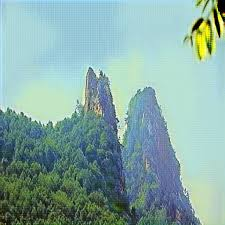
#> input picture images/hills.jpeg, 225 x 225 px, found by its file name
$ jupyter execute assignment_5.ipynb
#> lines starting #> are read from the running program, lines starting #| are printed output that depends on the picture
Q5. Write a program to find the largest correlation spot in the given image (hills.jpg) using
linear filtering- based template matching technique. Draw rectangular bounding box at the
detected template (template.png) matched locations. (Use hills.jpeg, template.png images)

[cell 1]
# Importing all the necessary libraries
import cv2
import numpy as np
import matplotlib.pyplot as plt

[cell 2]
img_1 = cv2.imread("hills.jpeg") # Reading hill.jpeg
#> img_1 is the input picture: shape (225, 225, 3); mean B, G, R 165.3, 170, 135.4
img_2 = cv2.imread('template.png') # Reading template.png
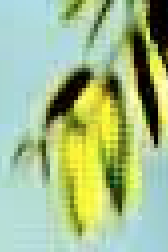
#> input picture images/template.png, 84 x 126 px, found by its file name (shown 2 times larger)
#> img_2 is the input picture: shape (126, 84, 3); mean B, G, R 140.4, 189.4, 164.4
img_1 = cv2.cvtColor(img_1, cv2.COLOR_BGR2RGB) # converting bgr to rgb for plotting purpose
img_2 = cv2.cvtColor(img_2, cv2.COLOR_BGR2RGB)
print(img_1.shape),print(img_2.shape)
#| (225, 225, 3)
#| (126, 84, 3)

# plotting hills.jpeg and template
plt.figure(figsize=(7,3))
plt.subplot(1,2,1)
plt.title("Hills")
plt.imshow(img_1)
plt.xticks([])
plt.yticks([])

plt.subplot(1,2,2)
plt.title("Template")
plt.imshow(img_2)
plt.xticks([])
plt.yticks([])

plt.show()
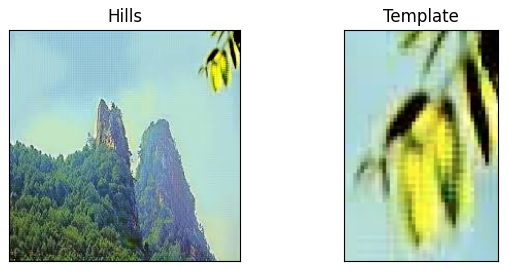
#> figure drawn by matplotlib, 2 panels

https://docs.opencv.org/3.4/df/dfb/group__imgproc__object.html

**TM_SQDIFF- Template Matching Squared difference**
<math xmlns="http://www.w3.org/1998/Math/MathML" display="block">
  <mi>R</mi>
  <mo stretchy="false">(</mo>
  <mi>x</mi>
  <mo>,</mo>
  <mi>y</mi>
  <mo stretchy="false">)</mo>
  <mo>=</mo>
  <munder>
    <mo>&#x2211;<!-- ∑ --></mo>
    <mrow class="MJX-TeXAtom-ORD">
      <msup>
        <mi>x</mi>
        <mo>&#x2032;</mo>
      </msup>
      <mo>,</mo>
      <msup>
        <mi>y</mi>
        <mo>&#x2032;</mo>
      </msup>
    </mrow>
  </munder>
  <mo stretchy="false">(</mo>
  <mi>T</mi>
  <mo stretchy="false">(</mo>
  <msup>
    <mi>x</mi>
    <mo>&#x2032;</mo>
  </msup>
  <mo>,</mo>
  <msup>
    <mi>y</mi>
    <mo>&#x2032;</mo>
  </msup>
  <mo stretchy="false">)</mo>
  <mo>&#x2212;<!-- − --></mo>
  <mi>I</mi>
  <mo stretchy="false">(</mo>
  <mi>x</mi>
  <mo>+</mo>
  <msup>
    <mi>x</mi>
    <mo>&#x2032;</mo>
  </msup>
  <mo>,</mo>
  <mi>y</mi>
  <mo>+</mo>
  <msup>
    <mi>y</mi>
    <mo>&#x2032;</mo>
  </msup>
  <mo stretchy="false">)</mo>
  <msup>
    <mo stretchy="false">)</mo>
    <mn>2</mn>
  </msup>
</math>

**TM_SQDIFF_NORMED- Template Matching Squared difference normed**

<math xmlns="http://www.w3.org/1998/Math/MathML" display="block">
  <mi>R</mi>
  <mo stretchy="false">(</mo>
  <mi>x</mi>
  <mo>,</mo>
  <mi>y</mi>
  <mo stretchy="false">)</mo>
  <mo>=</mo>
  <mfrac>
    <mrow>
      <munder>
        <mo>&#x2211;<!-- ∑ --></mo>
        <mrow class="MJX-TeXAtom-ORD">
          <msup>
            <mi>x</mi>
            <mo>&#x2032;</mo>
          </msup>
          <mo>,</mo>
          <msup>
            <mi>y</mi>
            <mo>&#x2032;</mo>
          </msup>
        </mrow>
      </munder>
      <mo stretchy="false">(</mo>
      <mi>T</mi>
      <mo stretchy="false">(</mo>
      <msup>
        <mi>x</mi>
        <mo>&#x2032;</mo>
      </msup>
      <mo>,</mo>
      <msup>
        <mi>y</mi>
        <mo>&#x2032;</mo>
      </msup>
      <mo stretchy="false">)</mo>
      <mo>&#x2212;<!-- − --></mo>
      <mi>I</mi>
      <mo stretchy="false">(</mo>
      <mi>x</mi>
      <mo>+</mo>
      <msup>
        <mi>x</mi>
        <mo>&#x2032;</mo>
      </msup>
      <mo>,</mo>
      <mi>y</mi>
      <mo>+</mo>
      <msup>
        <mi>y</mi>
        <mo>&#x2032;</mo>
      </msup>
      <mo stretchy="false">)</mo>
      <msup>
        <mo stretchy="false">)</mo>
        <mn>2</mn>
      </msup>
    </mrow>
    <msqrt>
      <munder>
        <mo>&#x2211;<!-- ∑ --></mo>
        <mrow class="MJX-TeXAtom-ORD">
          <msup>
            <mi>x</mi>
            <mo>&#x2032;</mo>
          </msup>
          <mo>,</mo>
          <msup>
            <mi>y</mi>
            <mo>&#x2032;</mo>
          </msup>
        </mrow>
      </munder>
      <mi>T</mi>
      <mo stretchy="false">(</mo>
      <msup>
        <mi>x</mi>
        <mo>&#x2032;</mo>
      </msup>
      <mo>,</mo>
      <msup>
        <mi>y</mi>
        <mo>&#x2032;</mo>
      </msup>
      <msup>
        <mo stretchy="false">)</mo>
        <mn>2</mn>
      </msup>
      <mo>&#x22C5;<!-- ⋅ --></mo>
      <munder>
        <mo>&#x2211;<!-- ∑ --></mo>
        <mrow class="MJX-TeXAtom-ORD">
          <msup>
            <mi>x</mi>
            <mo>&#x2032;</mo>
          </msup>
          <mo>,</mo>
          <msup>
            <mi>y</mi>
            <mo>&#x2032;</mo>
          </msup>
        </mrow>
      </munder>
      <mi>I</mi>
      <mo stretchy="false">(</mo>
      <mi>x</mi>
      <mo>+</mo>
      <msup>
        <mi>x</mi>
        <mo>&#x2032;</mo>
      </msup>
      <mo>,</mo>
      <mi>y</mi>
      <mo>+</mo>
      <msup>
        <mi>y</mi>
        <mo>&#x2032;</mo>
      </msup>
      <msup>
        <mo stretchy="false">)</mo>
        <mn>2</mn>
      </msup>
    </msqrt>
  </mfrac>
</math>

**TM_CCORR - Template Matching Cross Correlation**
<math xmlns="http://www.w3.org/1998/Math/MathML" display="block">
  <mi>R</mi>
  <mo stretchy="false">(</mo>
  <mi>x</mi>
  <mo>,</mo>
  <mi>y</mi>
  <mo stretchy="false">)</mo>
  <mo>=</mo>
  <munder>
    <mo>&#x2211;<!-- ∑ --></mo>
    <mrow class="MJX-TeXAtom-ORD">
      <msup>
        <mi>x</mi>
        <mo>&#x2032;</mo>
      </msup>
      <mo>,</mo>
      <msup>
        <mi>y</mi>
        <mo>&#x2032;</mo>
      </msup>
    </mrow>
  </munder>
  <mo stretchy="false">(</mo>
  <mi>T</mi>
  <mo stretchy="false">(</mo>
  <msup>
    <mi>x</mi>
    <mo>&#x2032;</mo>
  </msup>
  <mo>,</mo>
  <msup>
    <mi>y</mi>
    <mo>&#x2032;</mo>
  </msup>
  <mo stretchy="false">)</mo>
  <mo>&#x22C5;<!-- ⋅ --></mo>
  <mi>I</mi>
  <mo stretchy="false">(</mo>
  <mi>x</mi>
  <mo>+</mo>
  <msup>
    <mi>x</mi>
    <mo>&#x2032;</mo>
  </msup>
  <mo>,</mo>
  <mi>y</mi>
  <mo>+</mo>
  <msup>
    <mi>y</mi>
    <mo>&#x2032;</mo>
  </msup>
  <mo stretchy="false">)</mo>
  <mo stretchy="false">)</mo>
</math>

**TM_CCORR_NORMED - Template Matching Cross Correlation Nomalized**
<math xmlns="http://www.w3.org/1998/Math/MathML" display="block">
  <mi>R</mi>
  <mo stretchy="false">(</mo>
  <mi>x</mi>
  <mo>,</mo>
  <mi>y</mi>
  <mo stretchy="false">)</mo>
  <mo>=</mo>
  <mfrac>
    <mrow>
      <munder>
        <mo>&#x2211;<!-- ∑ --></mo>
        <mrow class="MJX-TeXAtom-ORD">
          <msup>
            <mi>x</mi>
            <mo>&#x2032;</mo>
          </msup>
          <mo>,</mo>
          <msup>
            <mi>y</mi>
            <mo>&#x2032;</mo>
          </msup>
        </mrow>
      </munder>
      <mo stretchy="false">(</mo>
      <mi>T</mi>
      <mo stretchy="false">(</mo>
      <msup>
        <mi>x</mi>
        <mo>&#x2032;</mo>
      </msup>
      <mo>,</mo>
      <msup>
        <mi>y</mi>
        <mo>&#x2032;</mo>
      </msup>
      <mo stretchy="false">)</mo>
      <mo>&#x22C5;<!-- ⋅ --></mo>
      <mi>I</mi>
      <mo stretchy="false">(</mo>
      <mi>x</mi>
      <mo>+</mo>
      <msup>
        <mi>x</mi>
        <mo>&#x2032;</mo>
      </msup>
      <mo>,</mo>
      <mi>y</mi>
      <mo>+</mo>
      <msup>
        <mi>y</mi>
        <mo>&#x2032;</mo>
      </msup>
      <mo stretchy="false">)</mo>
      <mo stretchy="false">)</mo>
    </mrow>
    <msqrt>
      <munder>
        <mo>&#x2211;<!-- ∑ --></mo>
        <mrow class="MJX-TeXAtom-ORD">
          <msup>
            <mi>x</mi>
            <mo>&#x2032;</mo>
          </msup>
          <mo>,</mo>
          <msup>
            <mi>y</mi>
            <mo>&#x2032;</mo>
          </msup>
        </mrow>
      </munder>
      <mi>T</mi>
      <mo stretchy="false">(</mo>
      <msup>
        <mi>x</mi>
        <mo>&#x2032;</mo>
      </msup>
      <mo>,</mo>
      <msup>
        <mi>y</mi>
        <mo>&#x2032;</mo>
      </msup>
      <msup>
        <mo stretchy="false">)</mo>
        <mn>2</mn>
      </msup>
      <mo>&#x22C5;<!-- ⋅ --></mo>
      <munder>
        <mo>&#x2211;<!-- ∑ --></mo>
        <mrow class="MJX-TeXAtom-ORD">
          <msup>
            <mi>x</mi>
            <mo>&#x2032;</mo>
          </msup>
          <mo>,</mo>
          <msup>
            <mi>y</mi>
            <mo>&#x2032;</mo>
          </msup>
        </mrow>
      </munder>
      <mi>I</mi>
      <mo stretchy="false">(</mo>
      <mi>x</mi>
      <mo>+</mo>
      <msup>
        <mi>x</mi>
        <mo>&#x2032;</mo>
      </msup>
      <mo>,</mo>
      <mi>y</mi>
      <mo>+</mo>
      <msup>
        <mi>y</mi>
        <mo>&#x2032;</mo>
      </msup>
      <msup>
        <mo stretchy="false">)</mo>
        <mn>2</mn>
      </msup>
    </msqrt>
  </mfrac>
</math>

**TM_CCOEFF - Template Matching Correlation Coefficent**
<math xmlns="http://www.w3.org/1998/Math/MathML" display="block">
  <mi>R</mi>
  <mo stretchy="false">(</mo>
  <mi>x</mi>
  <mo>,</mo>
  <mi>y</mi>
  <mo stretchy="false">)</mo>
  <mo>=</mo>
  <munder>
    <mo>&#x2211;<!-- ∑ --></mo>
    <mrow class="MJX-TeXAtom-ORD">
      <msup>
        <mi>x</mi>
        <mo>&#x2032;</mo>
      </msup>
      <mo>,</mo>
      <msup>
        <mi>y</mi>
        <mo>&#x2032;</mo>
      </msup>
    </mrow>
  </munder>
  <mo stretchy="false">(</mo>
  <msup>
    <mi>T</mi>
    <mo>&#x2032;</mo>
  </msup>
  <mo stretchy="false">(</mo>
  <msup>
    <mi>x</mi>
    <mo>&#x2032;</mo>
  </msup>
  <mo>,</mo>
  <msup>
    <mi>y</mi>
    <mo>&#x2032;</mo>
  </msup>
  <mo stretchy="false">)</mo>
  <mo>&#x22C5;<!-- ⋅ --></mo>
  <msup>
    <mi>I</mi>
    <mo>&#x2032;</mo>
  </msup>
  <mo stretchy="false">(</mo>
  <mi>x</mi>
  <mo>+</mo>
  <msup>
    <mi>x</mi>
    <mo>&#x2032;</mo>
  </msup>
  <mo>,</mo>
  <mi>y</mi>
  <mo>+</mo>
  <msup>
    <mi>y</mi>
    <mo>&#x2032;</mo>
  </msup>
  <mo stretchy="false">)</mo>
  <mo stretchy="false">)</mo>
</math>
<p>where,</p>
<math xmlns="http://www.w3.org/1998/Math/MathML" display="block">
  <mtable columnalign="left" rowspacing="4pt" columnspacing="1em">
    <mtr>
      <mtd>
        <msup>
          <mi>T</mi>
          <mo>&#x2032;</mo>
        </msup>
        <mo stretchy="false">(</mo>
        <msup>
          <mi>x</mi>
          <mo>&#x2032;</mo>
        </msup>
        <mo>,</mo>
        <msup>
          <mi>y</mi>
          <mo>&#x2032;</mo>
        </msup>
        <mo stretchy="false">)</mo>
        <mo>=</mo>
        <mi>T</mi>
        <mo stretchy="false">(</mo>
        <msup>
          <mi>x</mi>
          <mo>&#x2032;</mo>
        </msup>
        <mo>,</mo>
        <msup>
          <mi>y</mi>
          <mo>&#x2032;</mo>
        </msup>
        <mo stretchy="false">)</mo>
        <mo>&#x2212;<!-- − --></mo>
        <mn>1</mn>
        <mrow class="MJX-TeXAtom-ORD">
          <mo>/</mo>
        </mrow>
        <mo stretchy="false">(</mo>
        <mi>w</mi>
        <mo>&#x22C5;<!-- ⋅ --></mo>
        <mi>h</mi>
        <mo stretchy="false">)</mo>
        <mo>&#x22C5;<!-- ⋅ --></mo>
        <munder>
          <mo>&#x2211;<!-- ∑ --></mo>
          <mrow class="MJX-TeXAtom-ORD">
            <msup>
              <mi>x</mi>
              <mo>&#x2033;</mo>
            </msup>
            <mo>,</mo>
            <msup>
              <mi>y</mi>
              <mo>&#x2033;</mo>
            </msup>
          </mrow>
        </munder>
        <mi>T</mi>
        <mo stretchy="false">(</mo>
        <msup>
          <mi>x</mi>
          <mo>&#x2033;</mo>
        </msup>
        <mo>,</mo>
        <msup>
          <mi>y</mi>
          <mo>&#x2033;</mo>
        </msup>
        <mo stretchy="false">)</mo>
      </mtd>
    </mtr>
    <mtr>
      <mtd>
        <msup>
          <mi>I</mi>
          <mo>&#x2032;</mo>
        </msup>
        <mo stretchy="false">(</mo>
        <mi>x</mi>
        <mo>+</mo>
        <msup>
          <mi>x</mi>
          <mo>&#x2032;</mo>
        </msup>
        <mo>,</mo>
        <mi>y</mi>
        <mo>+</mo>
        <msup>
          <mi>y</mi>
          <mo>&#x2032;</mo>
        </msup>
        <mo stretchy="false">)</mo>
        <mo>=</mo>
        <mi>I</mi>
        <mo stretchy="false">(</mo>
        <mi>x</mi>
        <mo>+</mo>
        <msup>
          <mi>x</mi>
          <mo>&#x2032;</mo>
        </msup>
        <mo>,</mo>
        <mi>y</mi>
        <mo>+</mo>
        <msup>
          <mi>y</mi>
          <mo>&#x2032;</mo>
        </msup>
        <mo stretchy="false">)</mo>
        <mo>&#x2212;<!-- − --></mo>
        <mn>1</mn>
        <mrow class="MJX-TeXAtom-ORD">
          <mo>/</mo>
        </mrow>
        <mo stretchy="false">(</mo>
        <mi>w</mi>
        <mo>&#x22C5;<!-- ⋅ --></mo>
        <mi>h</mi>
        <mo stretchy="false">)</mo>
        <mo>&#x22C5;<!-- ⋅ --></mo>
        <munder>
          <mo>&#x2211;<!-- ∑ --></mo>
          <mrow class="MJX-TeXAtom-ORD">
            <msup>
              <mi>x</mi>
              <mo>&#x2033;</mo>
            </msup>
            <mo>,</mo>
            <msup>
              <mi>y</mi>
              <mo>&#x2033;</mo>
            </msup>
          </mrow>
        </munder>
        <mi>I</mi>
        <mo stretchy="false">(</mo>
        <mi>x</mi>
        <mo>+</mo>
        <msup>
          <mi>x</mi>
          <mo>&#x2033;</mo>
        </msup>
        <mo>,</mo>
        <mi>y</mi>
        <mo>+</mo>
        <msup>
          <mi>y</mi>
          <mo>&#x2033;</mo>
        </msup>
        <mo stretchy="false">)</mo>
      </mtd>
    </mtr>
  </mtable>
</math>

**TM_CCOEFF_NORMED- Template Matching Correlation Coefficent Normalized**
<math xmlns="http://www.w3.org/1998/Math/MathML" display="block">
  <mi>R</mi>
  <mo stretchy="false">(</mo>
  <mi>x</mi>
  <mo>,</mo>
  <mi>y</mi>
  <mo stretchy="false">)</mo>
  <mo>=</mo>
  <mfrac>
    <mrow>
      <munder>
        <mo>&#x2211;<!-- ∑ --></mo>
        <mrow class="MJX-TeXAtom-ORD">
          <msup>
            <mi>x</mi>
            <mo>&#x2032;</mo>
          </msup>
          <mo>,</mo>
          <msup>
            <mi>y</mi>
            <mo>&#x2032;</mo>
          </msup>
        </mrow>
      </munder>
      <mo stretchy="false">(</mo>
      <msup>
        <mi>T</mi>
        <mo>&#x2032;</mo>
      </msup>
      <mo stretchy="false">(</mo>
      <msup>
        <mi>x</mi>
        <mo>&#x2032;</mo>
      </msup>
      <mo>,</mo>
      <msup>
        <mi>y</mi>
        <mo>&#x2032;</mo>
      </msup>
      <mo stretchy="false">)</mo>
      <mo>&#x22C5;<!-- ⋅ --></mo>
      <msup>
        <mi>I</mi>
        <mo>&#x2032;</mo>
      </msup>
      <mo stretchy="false">(</mo>
      <mi>x</mi>
      <mo>+</mo>
      <msup>
        <mi>x</mi>
        <mo>&#x2032;</mo>
      </msup>
      <mo>,</mo>
      <mi>y</mi>
      <mo>+</mo>
      <msup>
        <mi>y</mi>
        <mo>&#x2032;</mo>
      </msup>
      <mo stretchy="false">)</mo>
      <mo stretchy="false">)</mo>
    </mrow>
    <msqrt>
      <munder>
        <mo>&#x2211;<!-- ∑ --></mo>
        <mrow class="MJX-TeXAtom-ORD">
          <msup>
            <mi>x</mi>
            <mo>&#x2032;</mo>
          </msup>
          <mo>,</mo>
          <msup>
            <mi>y</mi>
            <mo>&#x2032;</mo>
          </msup>
        </mrow>
      </munder>
      <msup>
        <mi>T</mi>
        <mo>&#x2032;</mo>
      </msup>
      <mo stretchy="false">(</mo>
      <msup>
        <mi>x</mi>
        <mo>&#x2032;</mo>
      </msup>
      <mo>,</mo>
      <msup>
        <mi>y</mi>
        <mo>&#x2032;</mo>
      </msup>
      <msup>
        <mo stretchy="false">)</mo>
        <mn>2</mn>
      </msup>
      <mo>&#x22C5;<!-- ⋅ --></mo>
      <munder>
        <mo>&#x2211;<!-- ∑ --></mo>
        <mrow class="MJX-TeXAtom-ORD">
          <msup>
            <mi>x</mi>
            <mo>&#x2032;</mo>
          </msup>
          <mo>,</mo>
          <msup>
            <mi>y</mi>
            <mo>&#x2032;</mo>
          </msup>
        </mrow>
      </munder>
      <msup>
        <mi>I</mi>
        <mo>&#x2032;</mo>
      </msup>
      <mo stretchy="false">(</mo>
      <mi>x</mi>
      <mo>+</mo>
      <msup>
        <mi>x</mi>
        <mo>&#x2032;</mo>
      </msup>
      <mo>,</mo>
      <mi>y</mi>
      <mo>+</mo>
      <msup>
        <mi>y</mi>
        <mo>&#x2032;</mo>
      </msup>
      <msup>
        <mo stretchy="false">)</mo>
        <mn>2</mn>
      </msup>
    </msqrt>
  </mfrac>
</math>

[cell 3]
image = cv2.imread('hills.jpeg') # again reading it for having popular and universal name for template matching i.e image and template
template = cv2.imread('template.png')

h,w,_ = template.shape  # assigning no. rows as height to h and no. of cols as width as w and for safe '_' which is not used is no. of channels which is not used
#> h = 126; w = 84

template = cv2.resize(template, (w // 2, h // 2)) # resizing template to half of original height and width of the image
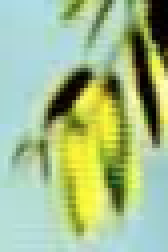
#> template: shape (63, 42, 3) (shown 4 times larger); mean B, G, R 140.6, 189.6, 164.6
h,w,_ = template.shape
#> h = 63; w = 42


methods = [cv2.TM_CCOEFF, cv2.TM_CCOEFF_NORMED, cv2.TM_CCORR,
            cv2.TM_CCORR_NORMED, cv2.TM_SQDIFF, cv2.TM_SQDIFF_NORMED] # applying all template matching methods

titles = ["cv2.TM_CCOEFF", "cv2.TM_CCOEFF_NORMED", "cv2.TM_CCORR",
            "cv2.TM_CCORR_NORMED", "cv2.TM_SQDIFF", "cv2.TM_SQDIFF_NORMED"] # mentioning tiltels for naming images while plotting
for i,method in enumerate(methods):
    image_2 = image.copy()
    result = cv2.matchTemplate(image_2,template,method) # template maching in built function in opencv
    min_val, max_val, min_loc, max_loc =  cv2.minMaxLoc(result)

    if method in [cv2.TM_SQDIFF, cv2.TM_SQDIFF_NORMED]:
        location = min_loc
    else:
        location = max_loc


    bottom_right = (location[0] + w, location[1]+ h)
    cv2.rectangle(image_2,location,bottom_right, (0,0,255),3)

    image_2_rgb = cv2.cvtColor(image_2, cv2.COLOR_BGR2RGB)

    cv2.imshow("Match", image_2)
    cv2.waitKey()
    cv2.destroyAllWindows()

    # Plotting with matplotlib
    plt.subplot(2, 3, i + 1)  # Create subplots in a 3x2 grid
    plt.imshow(image_2_rgb)
    plt.title(titles[i])
    plt.xticks([])  # Remove x ticks
    plt.yticks([])  # Remove y ticks
#> this loop made 6 passes
#> (min_val, max_val, min_loc, location, bottom_right) on passes 1 to 4: (-7538744.5, 32159794, (166, 162), (181, 1), (223, 64)), (-0.388, 0.958, (147, 159), (181, 1), (223, 64)), (89677200, 270858688, (0, 162), (167, 65), (209, 128)), (0.82, 0.994, (5, 109), (180, 1), (222, 64))
#> (min_val, max_val, max_loc, location, bottom_right) on passes 5 to 6: (3177332, 114765416, (0, 162), (180, 1), (222, 64)), (0.0127, 1, (0, 154), (180, 1), (222, 64))
#> pass 1, `result = cv2.matchTemplate(image_2,template,method)`:
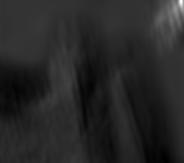
#> result: shape (163, 184) float32; min -7538744.5, max 32159794, mean -1409863; drawn with min black and max white
#> pass 1, `cv2.imshow("Match", image_2)`:
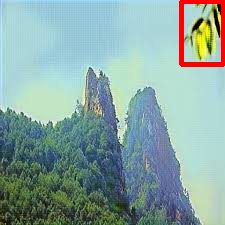
#> window 'Match': shape (225, 225, 3); mean B, G, R 162, 166.4, 137.1
#> pass 2, `result = cv2.matchTemplate(image_2,template,method)`:
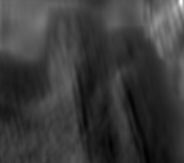
#> result: shape (163, 184) float32; min -0.388, max 0.958, mean -0.0755; drawn with min black and max white
#> after the loop:
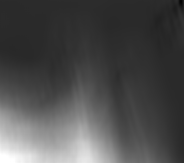
#> result: shape (163, 184) float32; min 0.0127, max 1, mean 0.305

# Display all plots
plt.tight_layout()
plt.show()
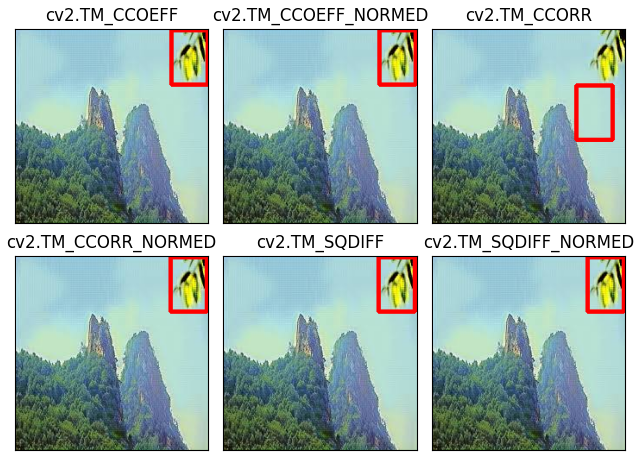
#> figure drawn by matplotlib, 6 panels
